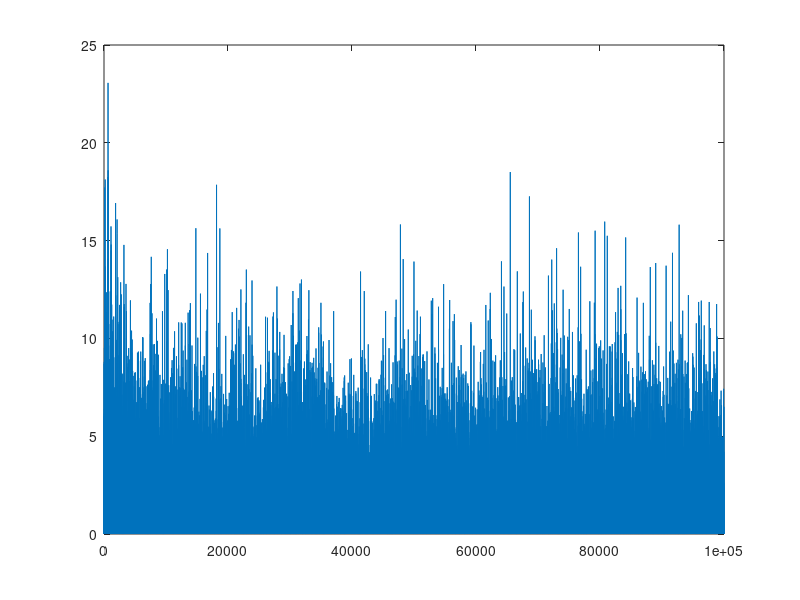
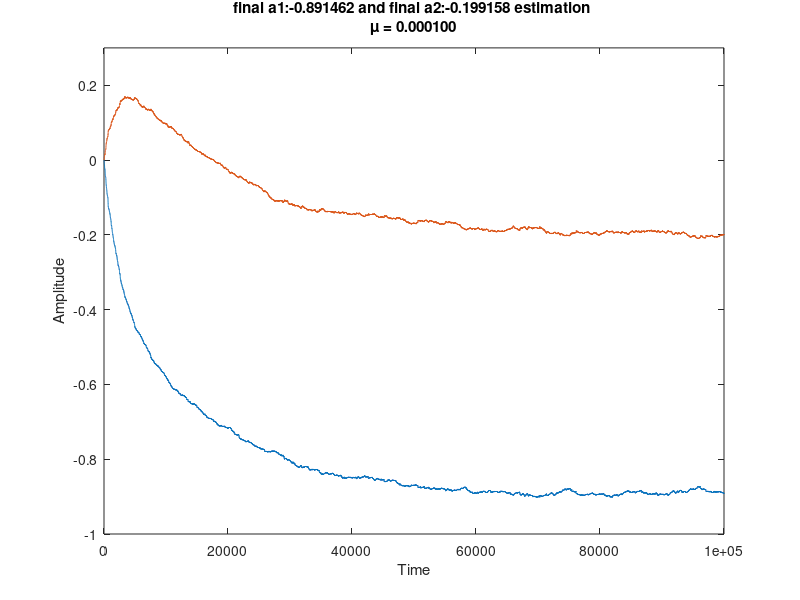

The MATLAB script that drew these images, in order:
clc; clear all;
close all;

%initialise all variables
p=2;
N = 100000;
n = randn(N,1);
a = [1, 0.9, 0.2];
x= filter(1,a,n);
a = zeros(N,p);
% can also be made a function
%function [y_e, e, a] = LMS_AR(x, mu, p)
mu=0.0001;
e = zeros(N,1);
%perform AR recognition/estimation
y_h = zeros(N,1);
for i = p+1:N
    y_h(i) = a(i,:)*x(i-1:-1:i-p); %a1(i)*x(i-1)+a2(i)*x(i-2);
    e(i) = x(i) - y_h(i);
    a(i+1,:) = a(i,:) + mu*e(i)*x(i-1:-1:i-p)';
end
%end %use for fucntion, comment the rest out
%% plot everything
figure(1);
plot(e.*e);
figure(2);
clear figure(2);
plot(a);
str = sprintf('final a1:%f and final a2:%f estimation \n\\mu = %f',a(N,1),a(N,2),mu);
title(str);
ylabel('Amplitude')
xlabel('Time')
axis([0 N -1 .3])